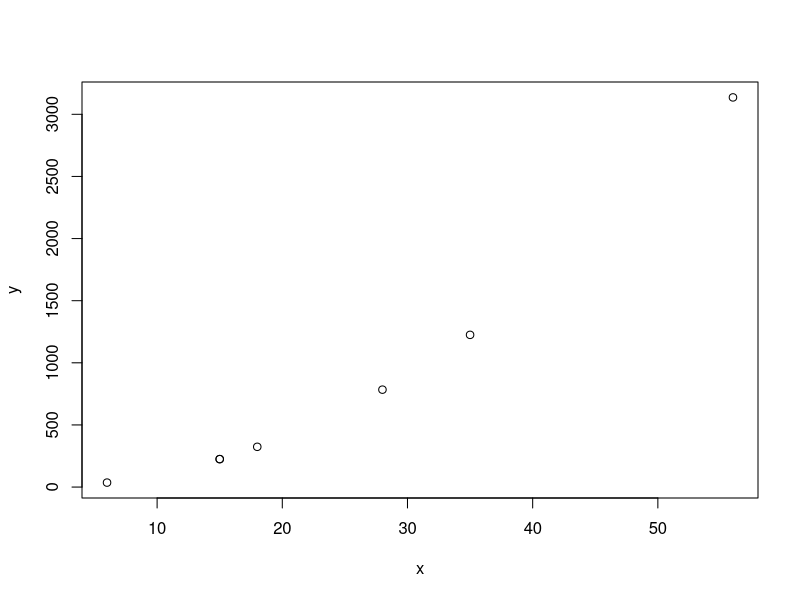
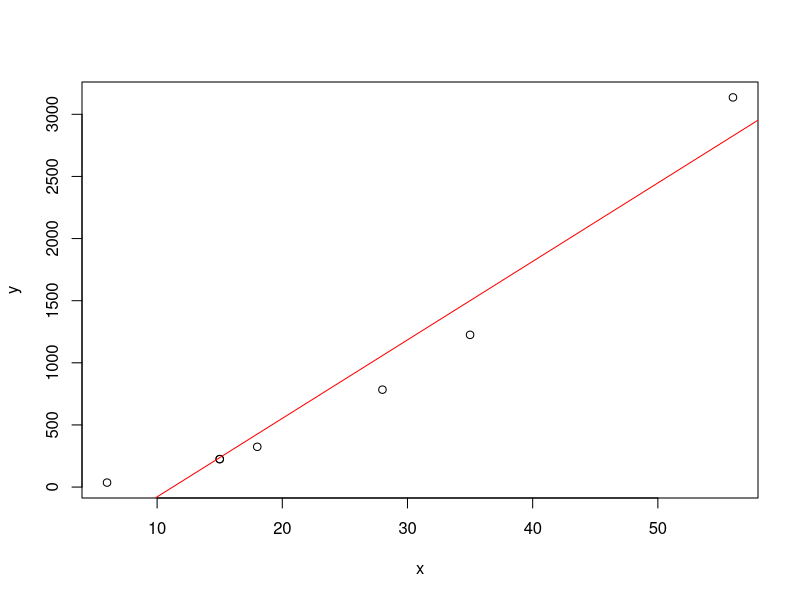
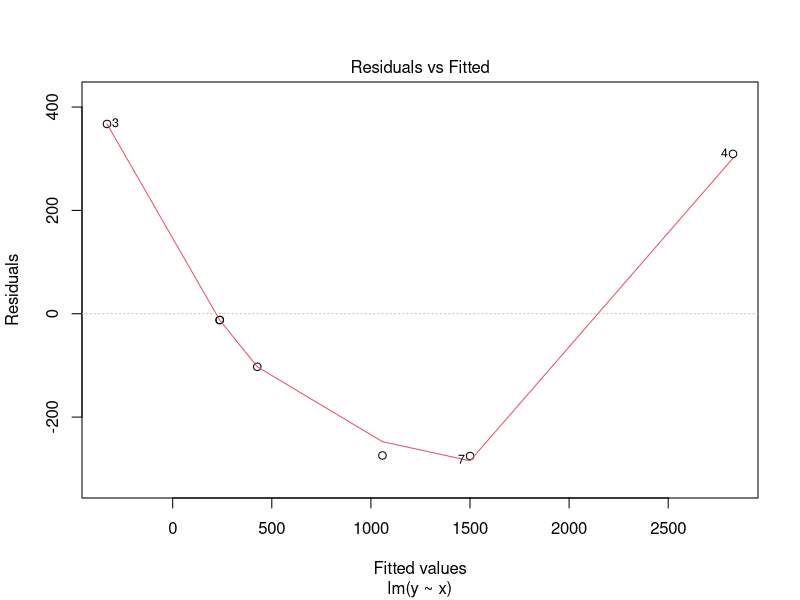
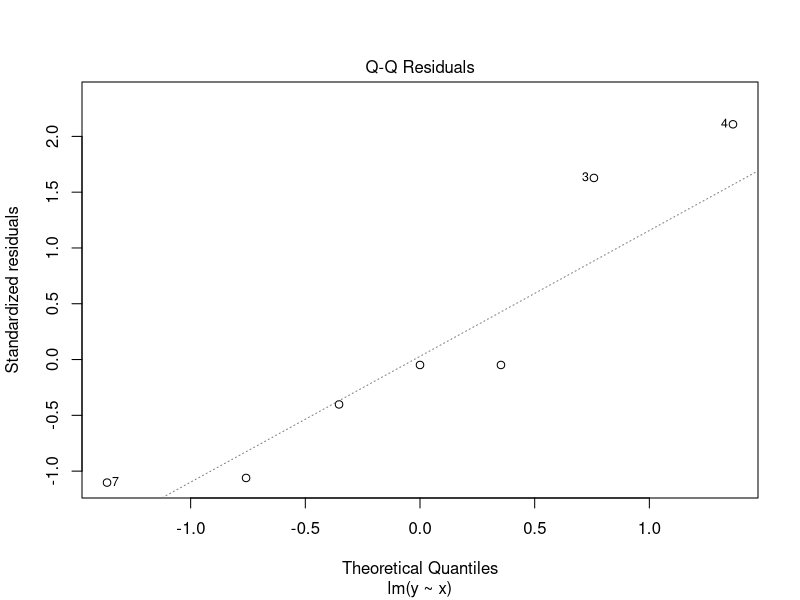
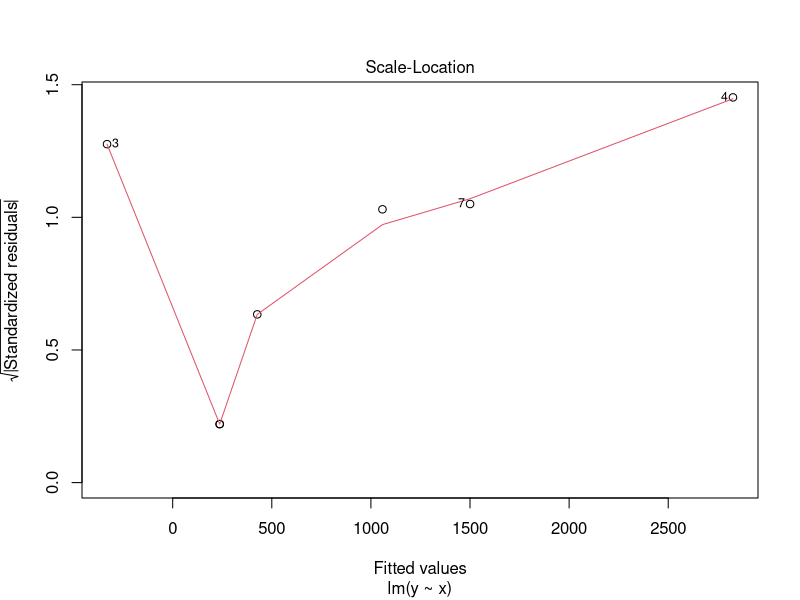
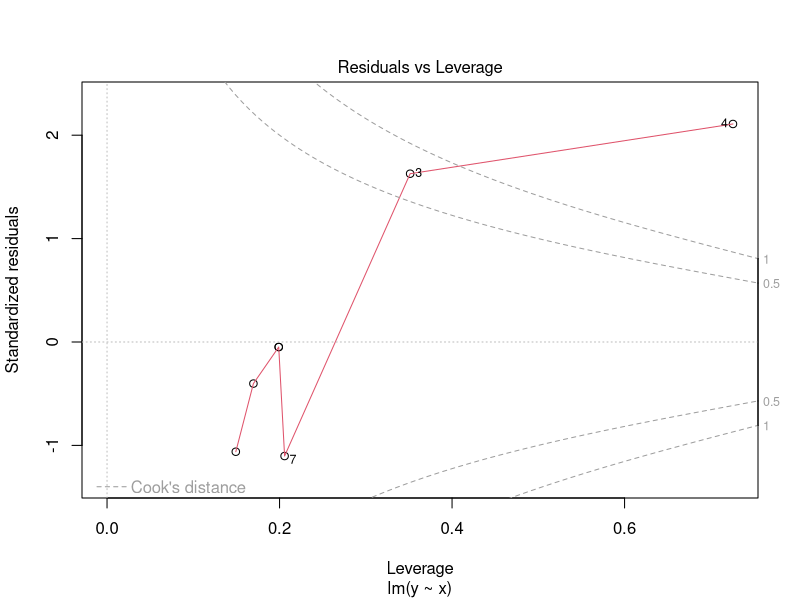

Generate these figures, in order, with R: (Note: this script raises an error after producing the figures.)
## ---- chunk 1
# Do basic math - turn your computer into the most expensive pocket calculator you have ever used
2+3
23*(2^26 + 1.36)/sqrt(23e123)

# Create a vector (collection) of values to work with
# you can assign values using either the "<-" symbol or a "=". 
# The preferred method is using the "<-" for clarity
x <- c(15,18,6,56,15,28,35)
x

# Do some math with the vector
y <- x^2
y

# Calculate some statistics
mean(x)
mean(y)

var(x)
var(y)

summary(x)
summary(y)

fivenum(x)
fivenum(y)

# Generate some plots
plot(x,y)          # basic scatterplot

plot(x,y)          # same scatterplot with an added regression line for the paired x-y values 
abline(lm(y~x), col="red")

# Do some linear modeling
my_lm <- lm(y ~ x) # simple linear regression model of the form "y = B0 + (B1 * x)"
print(my_lm)       # print out the coefficients for the model
summary(my_lm)     # compute and print the more detailed statistics for the model
plot(my_lm)
## ---- chunk 2
library()
## ---- chunk 3
search()
## ---- chunk 4
help.start()
## ---- chunk 5
# to see the documentation for the plot function
help(plot)
?plot
